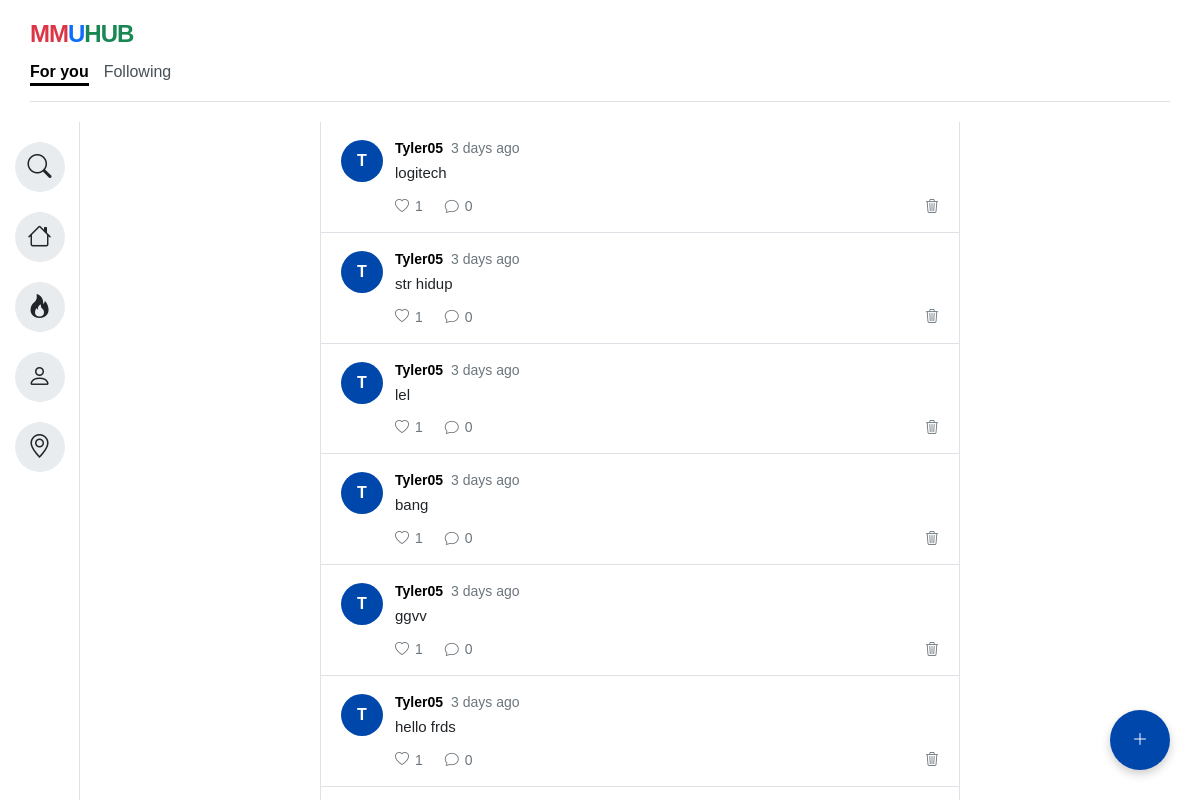
/Homepage.html (signed in), run on an earlier commit of the app's database.
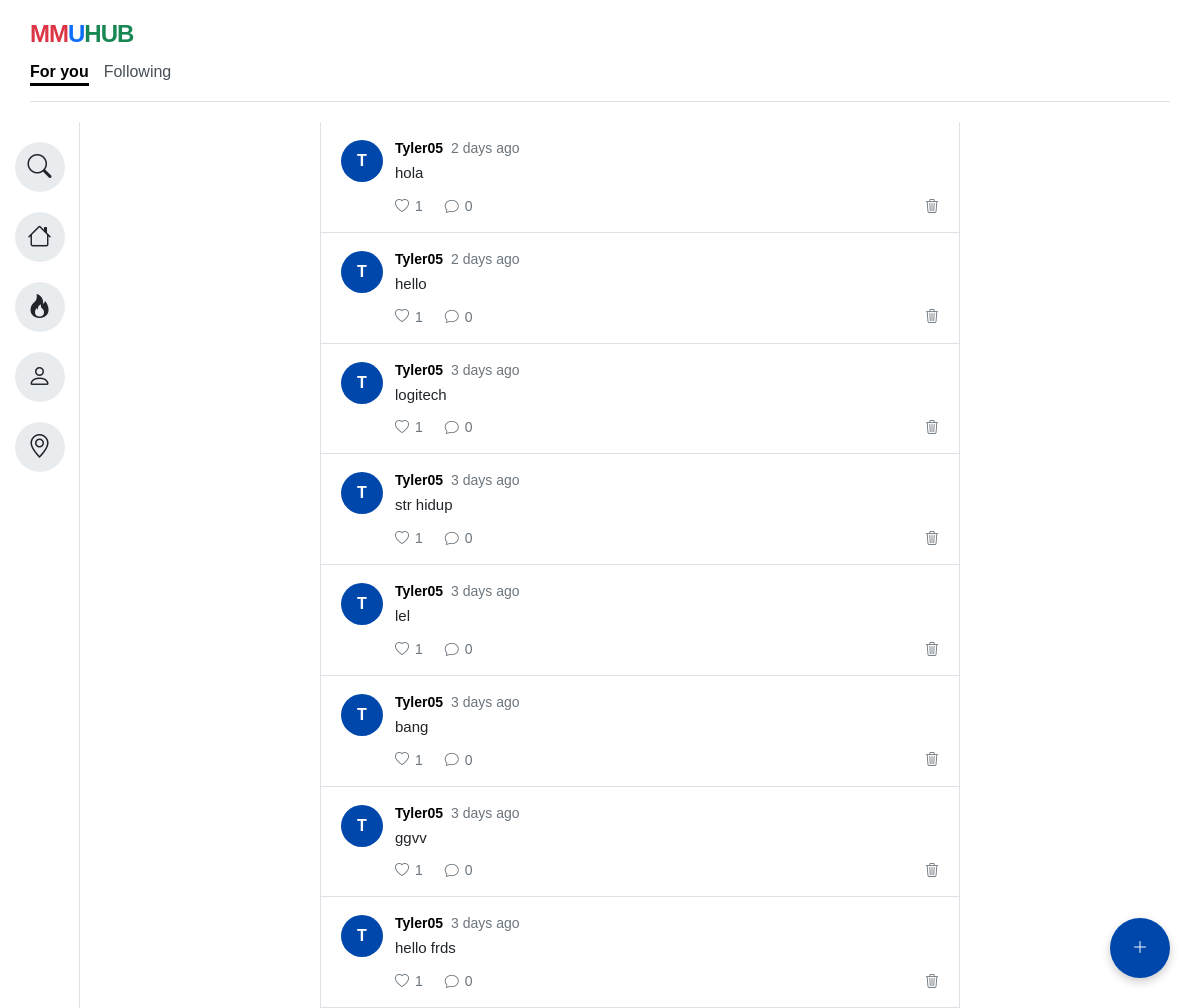
And on a later commit of the database.
### tables this page shows
CREATE TABLE posts (
        id INTEGER PRIMARY KEY AUTOINCREMENT,
        user_id INTEGER,
        content TEXT,
        created_at TIMESTAMP DEFAULT CURRENT_TIMESTAMP,
        FOREIGN KEY(user_id) REFERENCES users(id)
    );

CREATE TABLE users (
        id INTEGER PRIMARY KEY AUTOINCREMENT,
        username TEXT UNIQUE NOT NULL,
        email TEXT UNIQUE NOT NULL,
        password TEXT NOT NULL
    );

### app.py (the view)
@app.route("/Homepage.html")
def homepage():
    if "user" not in session:
        return redirect(url_for("login_page"))
    posts = get_all_posts()
    formatted_posts = []
    for post in posts:
        formatted_posts.append({
    "id": post[0],
    "username": post[1],
    "content": post[2],
    "time": time_ago(post[3]),
    "likes": get_like_count(post[0])["likes"]
})
    return render_template(
        "Homepage.html",
        username=session["user"]["username"],
        posts=formatted_posts
    )

### database.py (called while the page is built)
def connect():
    return sqlite3.connect("app.db")

### likes.py (called while the page is built)
def get_like_count(post_id):
    conn = connect()
    cursor = conn.cursor()
    cursor.execute(
        "SELECT COUNT(*) FROM likes WHERE post_id=?",
        (post_id,)
    )
    count = cursor.fetchone()[0]
    conn.close()
    return {"likes": count}

### posts.py (called while the page is built)
def get_all_posts():
    conn = connect()
    cursor = conn.cursor()
    cursor.execute("""
        SELECT
            posts.id,
            users.username,
            posts.content,
            posts.created_at
        FROM posts
        JOIN users
            ON posts.user_id = users.id
        ORDER BY posts.created_at DESC
    """)
    posts = cursor.fetchall()
    conn.close()
    return posts

### templates/Homepage.html (shortened to what this page needs)
<!DOCTYPE html>
<html lang="en">
<head>
<link rel="stylesheet"
      href="{{ url_for('static', filename='style.css') }}">
    <link rel="stylesheet" href="https://cdn.jsdelivr.net/npm/bootstrap-icons@1.11.1/font/bootstrap-icons.css">
</head>
<body>
    <div class="app-background">
        <div class="main-container">
            <header>
                <div class="logo">
                    <span class="red">MM</span><span class="blue">U</span><span class="green">HUB</span>
                </div>
                <div class="tabs">
                    <div class="tab-item active"><a href="Homepage.html">For you</a></div>
                    <div class="tab-item"><a href="Following.html">Following</a></div>
                </div>
                <hr class="header-line">
            </header>
            <div class="content-wrapper">
                <aside class="sidebar">
                    <div class="icon-group">
                      <a href="Search.html" class="icon-circle" data-tooltip="Search"><i class="bi bi-search"></i></a>
                      <a href="Homepage.html" class="icon-circle" data-tooltip="Home"><i class="bi bi-house"></i></a>
                      <a href="Trending.html" class="icon-circle" data-tooltip="Trending"><i class="bi bi-fire"></i></a>
                      <a href="Profile.html" class="icon-circle" data-tooltip="Profile"><i class="bi bi-person"></i></a>
                      <a href="Map.html" class="icon-circle" data-tooltip="Map"><i class="bi bi-geo-alt"></i></a>
                    </div>
                </aside>
                <main class="content-area">
                    <section class="feed-container">
                        {% for post in posts %}
<article class="feed-post">
    <div class="feed-avatar avatar-blue">
        {{ post.username[0]|upper }}
    </div>
    <div class="feed-post-body">
        <div class="feed-post-header">
            <strong>{{ post.username }}</strong>
            <span>{{ post.time }}</span>
        </div>
        <p>{{ post.content }}</p>
        <div class="feed-actions">
    <button
        type="button"
        class="like-btn"
        data-post-id="{{ post.id }}">
        <i class="bi bi-heart"></i>
        <span class="like-count">{{ post.likes }}</span>
    </button>
    <button type="button">
        <i class="bi bi-chat"></i>
        <span>0</span>
    </button>
    {% if post.username == username %}
    <button
        type="button"
        class="delete-btn"
        data-post-id="{{ post.id }}"
        title="Delete Post">
        <i class="bi bi-trash3"></i>
    </button>
    {% endif %}
</div>
    </div>
</article>
{% endfor %}
                    </section>
                    <div id="createPostBtn" class="createPostBtn" data-tooltip="New Post">
                        <i class="bi bi-plus-lg"></i>
                    </div>
                </main>
            </div>
        </div>
    </div>
</body>
</html>

### static/style.css (style rules this page uses)
* { box-sizing: border-box; margin: 0; padding: 0; font-family: Arial, sans-serif; }
body, html { height: 100%; width: 100%; overflow: hidden; }
.app-background { background-color: #212529; width: 100vw; height: 100vh; display: flex; justify-content: center; align-items: center; padding: 0; }
.main-container { background-color: #ffffff; width: 100%; height: 100%; display: flex; flex-direction: column; overflow: hidden; }
header { padding: 20px 30px; }
.logo { font-size: 24px; font-weight: bold; letter-spacing: -1px; margin-bottom: 15px; }
.logo .red { color: #dc3545; }
.logo .blue { color: #0d6efd; }
.logo .green { color: #198754; }
a { text-decoration: none; color: inherit; }
.tabs { display: flex; gap: 15px; font-size: 16px; color: #495057; }
.tab-item { position: relative; padding-bottom: 5px; cursor: pointer; }
.tab-item.active { font-weight: bold; color: #000000; cursor: default; }
.tab-item::after { content: ''; position: absolute; left: 0; bottom: 0; width: 100%; height: 3px; background-color: #000000; transform: scaleX(0); transition: transform 0.2s ease-in-out; transform-origin: center; }
.tab-item.active::after { transform: scaleX(1); }
.tab-item:not(.active) { cursor: pointer; }
.header-line { margin-top: 15px; border: none; border-bottom: 1px solid #dee2e6; }
.content-wrapper { display: flex; justify-content: center; position: relative; flex: 1; min-height: 0; }
.sidebar { width: 80px; background-color: #ffffff; border-right: 1px solid #dee2e6; display: flex; flex-direction: column; align-items: center; padding: 20px 0; }
.icon-group { display: flex; flex-direction: column; gap: 20px; }
.icon-circle { width: 50px; height: 50px; background-color: #e9ecef; border-radius: 50%; display: flex; justify-content: center; align-items: center; font-size: 24px; color: #212529; cursor: pointer; transition: background-color 0.2s; position: relative; }
.content-area { flex: 1; background-color: #ffffff; position: relative; overflow-y: auto; }
.feed-container { width: 100%; max-width: 640px; min-height: 100%; border-left: 1px solid #dee2e6; border-right: 1px solid #dee2e6; background-color: #ffffff; margin: 0 auto; }
.feed-post { display: flex; gap: 12px; padding: 18px 20px; border-bottom: 1px solid #dee2e6; }
.feed-avatar { width: 42px; height: 42px; border-radius: 50%; color: #ffffff; display: flex; align-items: center; justify-content: center; font-weight: 700; flex-shrink: 0; }
.avatar-blue { background-color: #0047AB; }
.feed-post-body { min-width: 0; flex: 1; }
.feed-post-header { display: flex; align-items: center; gap: 8px; flex-wrap: wrap; margin-bottom: 6px; font-size: 14px; }
.feed-post-header span { color: #6c757d; }
.feed-post-body p { font-size: 15px; line-height: 1.45; color: #212529; }
.feed-actions { display: flex; gap: 22px; margin-top: 14px; }
.feed-actions button { border: none; background: none; color: #6c757d; display: flex; align-items: center; gap: 6px; font-size: 14px; cursor: pointer; padding: 0; }
.createPostBtn { position: fixed; bottom: 30px; right: 30px; z-index: 999; width: 60px; height: 60px; border-radius: 50%; background-color: #0047AB; color: white; display: flex; justify-content: center; align-items: center; box-shadow: 0 4px 10px rgba(0,0,0,0.2); cursor: pointer; }
[data-tooltip]::after { content: attr(data-tooltip); position: absolute; left: 65px; background-color: #212529; color: #ffffff; padding: 6px 12px; border-radius: 6px; font-size: 13px; white-space: nowrap; opacity: 0; visibility: hidden; transition: opacity 0.2s ease, visibility 0.2s ease; pointer-events: none; z-index: 100; }
.createPostBtn[data-tooltip]::after { left: auto; right: 70px; bottom: 17px; }
.delete-btn { background: transparent; border: none; color: #9ca3af; cursor: pointer; font-size: 16px; margin-left: auto; transition: all .2s ease; }

What changed in the data, as far as the page shows it:
added posts: username "T", username "Tyler05", time "2 days ago", content "hola", likes "1"
added posts: username "T", username "Tyler05", time "2 days ago", content "hello", likes "1"
